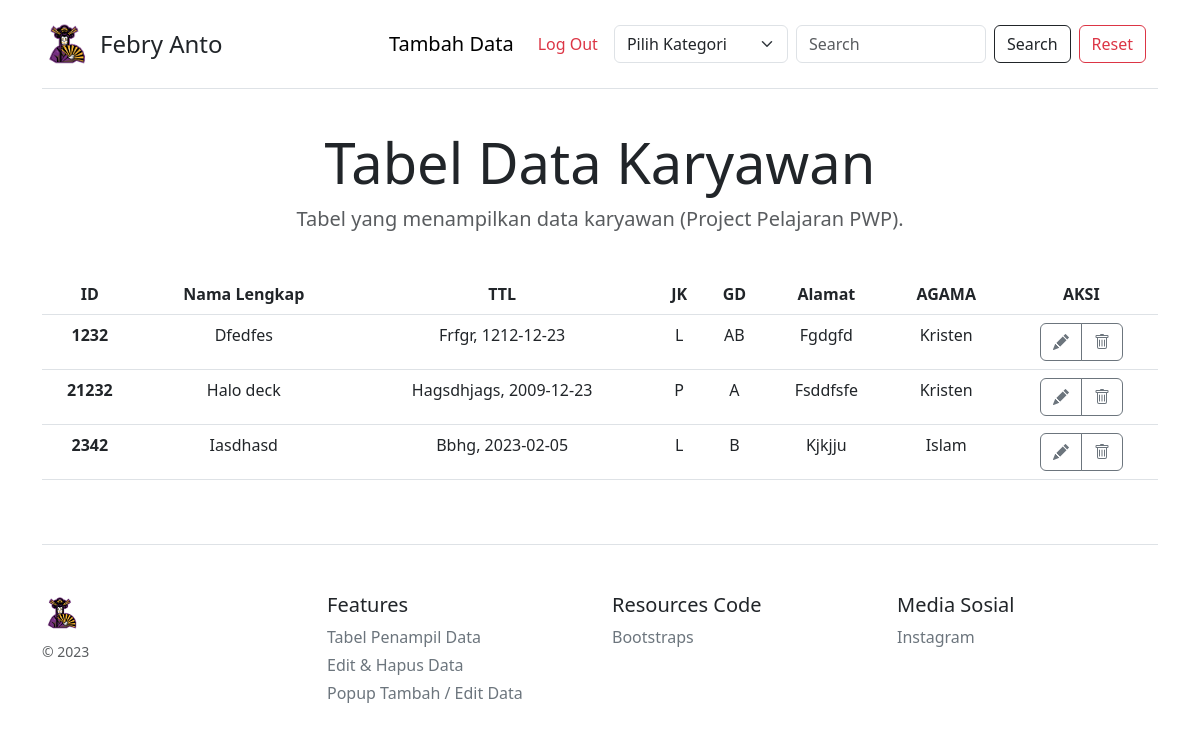
The page /dbsiswa/tb_karyawan/index.php (signed in) on the database its author committed.
### tables this page shows
CREATE TABLE `tb_karyawan` (
  `id_karyawan` varchar(7) NOT NULL,
  `nik` char(16) NOT NULL,
  `nama` varchar(30) NOT NULL,
  `tempat_lahir` varchar(20) NOT NULL,
  `tanggal_lahir` date NOT NULL,
  `jenis_kelamin` enum('L','P') NOT NULL,
  `golongan_darah` enum('A','B','AB','O') NOT NULL,
  `alamat` varchar(70) NOT NULL,
  `agama` enum('islam','kristen','buddha','hindu') NOT NULL,
  `status_perkawinan` enum('menikah','belum menikah') NOT NULL,
  `pekerjaan` enum('bekerja','belum bekerja') NOT NULL,
  `kewarganegaraan` enum('WNI','WNA') NOT NULL
);

### dbsiswa/tb_karyawan/index.php (the view, shortened to what this page needs)
<!doctype html>
<html lang="en">
<head>
  <link href="https://cdn.jsdelivr.net/npm/bootstrap@5.3.0-alpha1/dist/css/bootstrap.min.css" rel="stylesheet"
>
  <link href="/docs/5.3/dist/css/bootstrap.min.css" rel="stylesheet"
>
</head>
<body>
  <div class="container py-3">
    <header>
      <div class="d-flex flex-column flex-md-row align-items-center pb-3 mb-4 border-bottom">
        <a href="/" class="d-flex align-items-center text-dark text-decoration-none">
          <img src="static/4-removebg-preview.png" width="50" height="50" class="me-2" viewBox="0 0 118 94" role="img">
          <span class="fs-4">Febry Anto</span>
        </a>
        <nav class="d-inline-flex mt-2 mt-md-0 ms-md-auto">
          <nav class="navbar navbar-expand-lg">
            <div class="container-fluid">
              <a class="navbar-brand" data-bs-toggle="modal" data-bs-target="#staticBackdrop" href="#">Tambah Data</a>
              <div class="collapse navbar-collapse" id="navbarSupportedContent">
                <ul class="navbar-nav me-auto mb-2 mb-lg-0">
                  <li class="nav-item">
                    <a class="nav-link text-danger" aria-current="page" href="../logout.php">Log Out</a>
                  </li>
                </ul>
                <form action="<?php echo $_SERVER["PHP_SELF"]; ?>" method="post" class="d-flex" role="search">
                  <ul class="navbar-nav me-auto mb-2 mb-lg-0">
                    <li class="nav-item dropdown ms-2 me-2">
                      <select class="form-select" name="kolom" style="max-width: 190px;"
                        aria-label="Default select example" required>
                        <option selected value="">Pilih Kategori</option>
                      </select>
                    </li>
                  </ul>
                  <input class="form-control me-2" style="max-width: 190px;" type="search" placeholder="Search"
                    aria-label="Search" name="kata_kunci" required>
                  <button class="btn btn-outline-dark" value="Cari" type="submit">Search</button>
                  <a href="" class="btn btn-outline-danger ms-2">Reset</a>
                </form>
              </div>
            </div>
          </nav>
        </nav>
      </div>
      <div class="pricing-header p-3 pb-md-4 mx-auto text-center">
        <h1 class="display-4 fw-normal">Tabel Data Karyawan</h1>
        <p class="fs-5 text-muted">Tabel yang menampilkan data karyawan (Project Pelajaran PWP).</p>
      </div>
    </header>
    <main>
      <div class="table-responsive">
        <table class="table text-center">
          <thead>
            <tr>
              <th>ID</th>
              <th>Nama Lengkap</th>
              <th>TTL</th>
              <th>JK</th>
              <th>GD</th>
              <th>Alamat</th>
              <th>AGAMA</th>
              <th>AKSI</th>
            </tr>
          </thead>
          <?php
          include "../koneksi/koneksi.php";
          if (isset($_POST['kata_kunci'])) {
            $kata_kunci = trim($_POST['kata_kunci']);
            $kolom = "";
            if ($_POST['kolom'] == "id_karyawan") {
              $kolom = "id_karyawan";
            } else if ($_POST['kolom'] == "nik") {
              $kolom = "nik";
            } else {
              $kolom = "nama";
            }
            $sql = "select * from tb_karyawan where $kolom like '%" . $kata_kunci . "%' order by id_karyawan asc";
          } else {
            $sql = "select * from tb_karyawan order by id_karyawan asc";
          }
          $query = mysqli_query($koneksi, $sql);
          while ($data = mysqli_fetch_array($query)) {
            ?>
            <tbody>
              <th>
                <?php echo $data['id_karyawan']; ?>
              </th>
              <td>
                <?php echo ucfirst($data['nama']); ?>
              </td>
              <td>
                <?php echo ucfirst($data['tempat_lahir']); ?>,
                <?php echo $data['tanggal_lahir']; ?>
              </td>
              <td>
                <?php echo $data['jenis_kelamin']; ?>
              </td>
              <td>
                <?php echo $data['golongan_darah']; ?>
              </td>
              <td>
                <?php echo ucfirst($data['alamat']); ?>
              </td>
              <td>
                <?php echo ucfirst($data['agama']); ?>
              </td>
              <td>
                <div class="btn-group">
                  <a href="form_edit_karyawan.php?id_karyawan=<?php echo $data['id_karyawan']; ?>" type="button"
                    class="btn btn-outline-secondary">
                  </a>
                  <a href="proses_hapus_karyawan.php?id_karyawan=<?php echo $data['id_karyawan']; ?>"
                    onclick="return confirm('Anda yakin ingin menghapus data <?php echo $data['id_karyawan']; ?> ini ?')"
                    class="btn btn-outline-secondary">
                  </a>
                </div>
              </td>
            </tbody>
          <?php } ?>
        </table>
      </div>
    </main>
    <footer class="pt-4 my-md-5 pt-md-5 border-top">
      <div class="row">
        <div class="col-12 col-md">
          <img class="mb-2" src="static/4-removebg-preview.png" alt="" width="40px" height="40px">
          <small class="d-block mb-3 text-muted">© 2023</small>
        </div>
        <div class="col-6 col-md">
          <h5>Features</h5>
          <ul class="list-unstyled text-small">
            <li class="mb-1"><a class="link-secondary text-decoration-none" href="#">Tabel Penampil Data</a></li>
            <li class="mb-1"><a class="link-secondary text-decoration-none" href="#">Edit & Hapus Data</a></li>
            <li class="mb-1"><a class="link-secondary text-decoration-none" href="#">Popup Tambah / Edit Data</a></li>
          </ul>
        </div>
        <div class="col-6 col-md">
          <h5>Resources Code</h5>
          <ul class="list-unstyled text-small">
            <li class="mb-1"><a class="link-secondary text-decoration-none" href="#">Bootstraps</a></li>
          </ul>
        </div>
        <div class="col-6 col-md">
          <h5>Media Sosial</h5>
          <ul class="list-unstyled text-small">
            <li class="mb-1"><a class="link-secondary text-decoration-none"
                href="https://www.instagram.com/24peb_/">Instagram</a></li>
          </ul>
        </div>
      </div>
    </footer>
  </div>
</body>
</html>

### dbsiswa/tb_karyawan/index.php (style rules this page uses)
.bi { vertical-align: -.125em; fill: currentColor; }

### rows shown on the page
tb_karyawan: id_karyawan "1232", nama "Dfedfes", tempat_lahir "Frfgr", tanggal_lahir "1212-12-23", jenis_kelamin "L", golongan_darah "AB", alamat "Fgdgfd", agama "Kristen"
tb_karyawan: id_karyawan "21232", nama "Halo deck", tempat_lahir "Hagsdhjags", tanggal_lahir "2009-12-23", jenis_kelamin "P", golongan_darah "A", alamat "Fsddfsfe", agama "Kristen"
tb_karyawan: id_karyawan "2342", nama "Iasdhasd", tempat_lahir "Bbhg", tanggal_lahir "2023-02-05", jenis_kelamin "L", golongan_darah "B", alamat "Kjkjju", agama "Islam"
